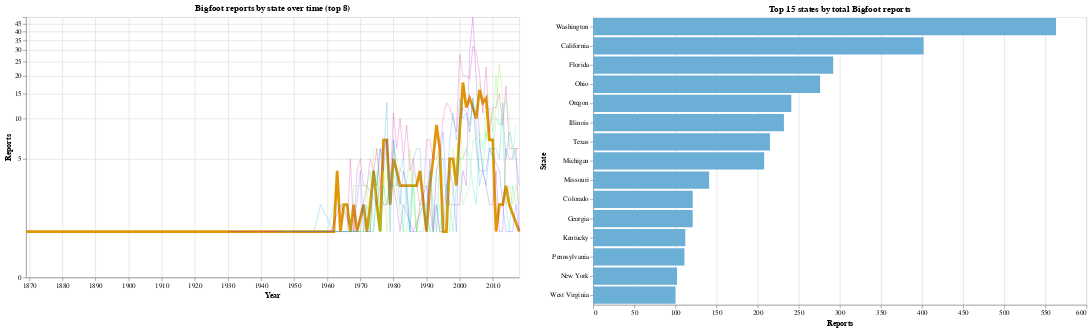

Write notebook code for a chart like this one.
### Markdown cell above
## Show the two graphs

### Code cell
chart1 | chart2

### Figure 1 — Vega-Lite specification as saved in the notebook (floating-point values rounded to 4 significant figures; data arrays with more than 128 entries replaced by an {"elided": "..."} marker saying what was removed)
{"config": {"view": {"continuousWidth": 300, "continuousHeight": 300}}, "hconcat": [{"data": {"name": "data-df99e5ce686d081100cc15c2cfd64a9a"}, "mark": {"type": "line"}, "encoding": {"color": {"field": "state", "legend": null, "scale": {"scheme": "sinebow"}, "type": "nominal"}, "opacity": {"condition": {"param": "param_1", "value": 1}, "value": 0.35}, "size": {"condition": {"param": "param_1", "value": 4}, "value": 1}, "tooltip": [{"field": "state", "type": "nominal"}, {"field": "Year", "type": "temporal"}, {"field": "reports", "type": "quantitative"}], "x": {"field": "Year", "type": "temporal"}, "y": {"field": "reports", "scale": {"type": "symlog"}, "title": "Reports", "type": "quantitative"}}, "height": 380, "name": "view_1", "title": "Bigfoot reports by state over time (top 8)", "width": 720}, {"data": {"name": "data-c3a70d977c0ed4729dd9a4f89dc5a99c"}, "mark": {"type": "bar"}, "encoding": {"color": {"value": "#6baed6"}, "tooltip": [{"field": "state", "type": "nominal"}, {"field": "reports", "type": "quantitative"}], "x": {"field": "reports", "title": "Reports", "type": "quantitative"}, "y": {"field": "state", "sort": "-x", "title": "State", "type": "nominal"}}, "height": 420, "title": "Top 15 states by total Bigfoot reports", "width": 720}], "params": [{"name": "param_1", "select": {"type": "point", "fields": ["state"]}, "bind": {"input": "select", "options": ["California", "Florida", "Illinois", "Michigan", "Ohio", "Oregon", "Texas", "Washington"], "name": "State: "}, "value": "California", "views": ["view_1"]}], "$schema": "https://vega.github.io/schema/vega-lite/v5.20.1.json", "datasets": {"data-df99e5ce686d081100cc15c2cfd64a9a": {"elided": "418 records"}, "data-c3a70d977c0ed4729dd9a4f89dc5a99c": [{"state": "Washington", "reports": 563}, {"state": "California", "reports": 402}, {"state": "Florida", "reports": 292}, {"state": "Ohio", "reports": 276}, {"state": "Oregon", "reports": 241}, {"state": "Illinois", "reports": 232}, {"state": "Texas", "reports": 215}, {"state": "Michigan", "reports": 208}, {"state": "Missouri", "reports": 141}, {"state": "Colorado", "reports": 121}, {"state": "Georgia", "reports": 121}, {"state": "Kentucky", "reports": 112}, {"state": "Pennsylvania", "reports": 111}, {"state": "New York", "reports": 102}, {"state": "West Virginia", "reports": 100}]}}
